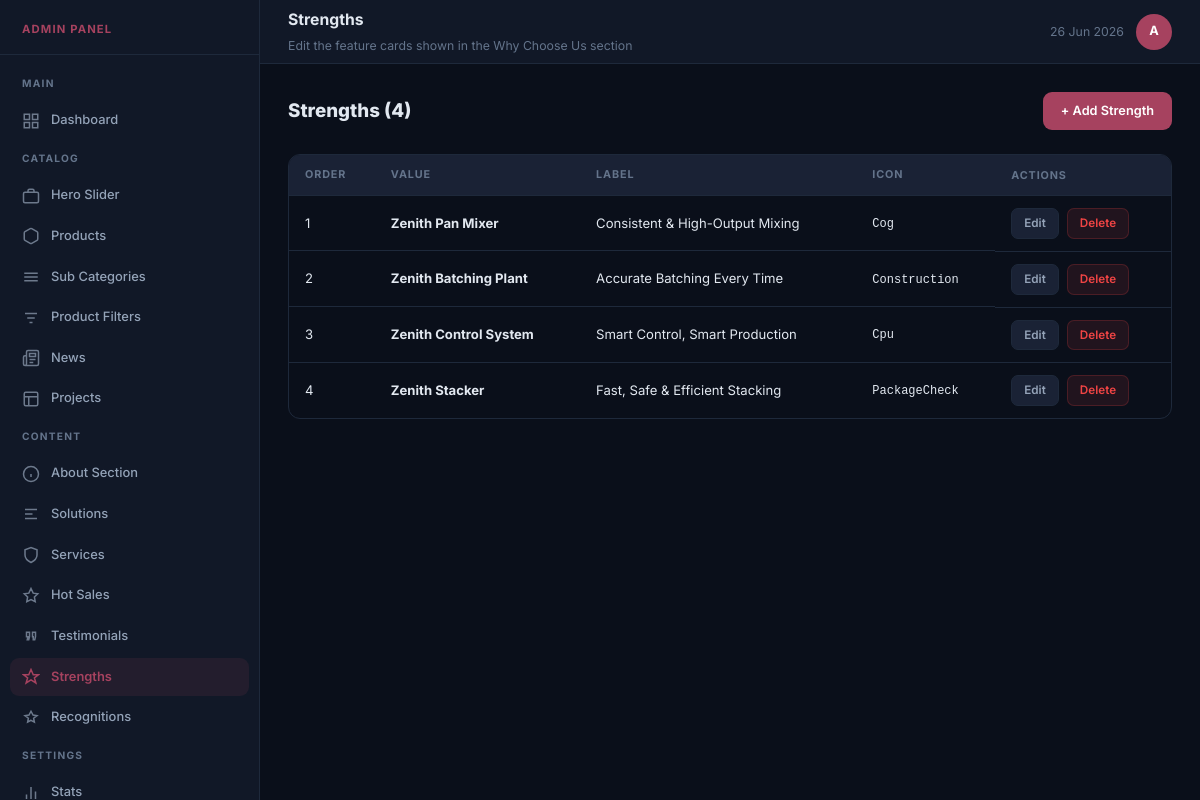
Page /admin/strengths.php (signed in) on the committed database.
### tables this page shows
CREATE TABLE `strengths` (
  `id` int(11) NOT NULL,
  `value_text` varchar(100) NOT NULL,
  `label` varchar(150) NOT NULL,
  `icon_name` varchar(100) DEFAULT 'Building2',
  `sort_order` int(11) DEFAULT 0
);

### admin/strengths.php (the view, shortened to what this page needs)
<?php
require_once __DIR__ . '/layout.php';
$pdo = db();
$list = $pdo->query("SELECT * FROM strengths ORDER BY sort_order ASC")->fetchAll();
?>
<div class="admin-layout">
<div class="main-content">
<div class="page-body">
<div class="page-header">
  <div><h1>Strengths (<?= count($list) ?>)</h1></div>
  <a href="?add=1" class="btn btn-primary">+ Add Strength</a>
</div>
<div class="table-wrap">
  <table>
    <thead><tr><th>Order</th><th>Value</th><th>Label</th><th>Icon</th><th>Actions</th></tr></thead>
    <tbody>
    <?php foreach ($list as $item): ?>
      <tr>
        <td><?= (int)$item['sort_order'] ?></td>
        <td><strong><?= htmlspecialchars($item['value_text']) ?></strong></td>
        <td><?= htmlspecialchars($item['label']) ?></td>
        <td><code style="font-size:0.8rem"><?= htmlspecialchars($item['icon_name']) ?></code></td>
        <td class="flex gap-2">
          <a href="?edit=<?= $item['id'] ?>" class="btn btn-sm btn-secondary">Edit</a>
          <a href="?del=<?= $item['id'] ?>" class="btn btn-sm btn-danger" onclick="return confirm('Delete?')">Delete</a>
        </td>
      </tr>
    <?php endforeach; ?>
    </tbody>
  </table>
</div>
</div>
</div>
</div>
</body>
</html>

### admin/assets/admin.css (style rules this page uses)
*, *::before, *::after { box-sizing: border-box; margin: 0; padding: 0; }
:root { --bg: #0a0f1a; --surface: #111827; --surface2: #1a2235; --border: #1e293b; --accent: #a6425f; --accent-dim: rgba(166,66,95,0.12); --text: #e2e8f0; --text-muted: #64748b; --text-dim: #94a3b8; --success: #10b981; --danger: #ef4444; --warning: #c7768c; --sidebar-w: 260px; --radius: 12px; }
html { font-size: 15px; }
body { font-family: 'Inter', system-ui, sans-serif; background: var(--bg); color: var(--text); min-height: 100vh; line-height: 1.6; }
a { color: inherit; text-decoration: none; }
.admin-layout { display: flex; min-height: 100vh; }
.main-content { margin-left: var(--sidebar-w); flex: 1; display: flex; flex-direction: column; min-height: 100vh; }
.page-body { padding: 28px; flex: 1; }
.table-wrap { overflow-x: auto; border-radius: var(--radius); border: 1px solid var(--border); }
table { width: 100%; border-collapse: collapse; font-size: 0.875rem; }
thead { background: var(--surface2); }
th { padding: 11px 16px; text-align: left; font-size: 0.72rem; font-weight: 700; text-transform: uppercase; letter-spacing: 0.08em; color: var(--text-muted); white-space: nowrap; }
td { padding: 12px 16px; border-top: 1px solid var(--border); vertical-align: middle; }
.btn { display: inline-flex; align-items: center; gap: 7px; padding: 9px 18px; border-radius: 9px; font-size: 0.85rem; font-weight: 600; cursor: pointer; border: none; transition: all 0.18s ease; white-space: nowrap; }
.btn-primary { background: var(--accent); color: #fff; }
.btn-secondary { background: var(--surface2); color: var(--text-dim); border: 1px solid var(--border); }
.btn-danger { background: rgba(239,68,68,.1); color: var(--danger); border: 1px solid rgba(239,68,68,.2); }
.btn-sm { padding: 5px 12px; font-size: 0.78rem; border-radius: 7px; }
.page-header { display: flex; align-items: center; justify-content: space-between; margin-bottom: 24px; flex-wrap: wrap; gap: 12px; }
.page-header h1 { font-size: 1.25rem; font-weight: 800; }
.flex { display: flex; }
.gap-2 { gap: 8px; }

### rows in the picture
strengths: sort_order "1", value_text "Zenith Pan Mixer", label "Consistent & High-Output Mixing", icon_name "Cog"
strengths: sort_order "2", value_text "Zenith Batching Plant", label "Accurate Batching Every Time", icon_name "Construction"
strengths: sort_order "3", value_text "Zenith Control System", label "Smart Control, Smart Production", icon_name "Cpu"
strengths: sort_order "4", value_text "Zenith Stacker", label "Fast, Safe & Efficient Stacking", icon_name "PackageCheck"

### other values in the picture
$title "Strengths"
$subtitle "Edit the feature cards shown in the Why Choose Us section"
count($list) "4"
